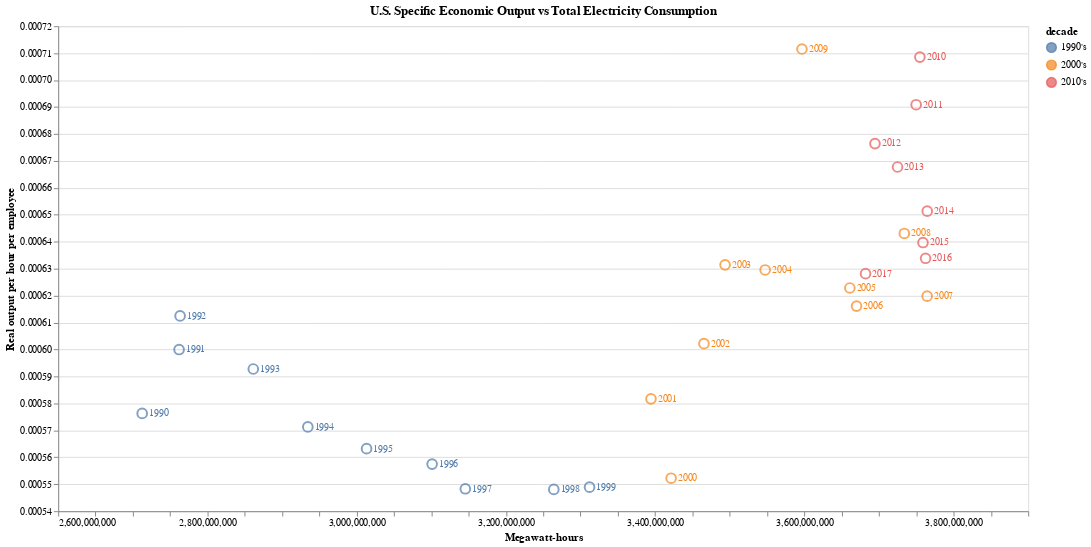

The notebook cell saved with this chart:
### Markdown cell above
---

### Code cell
df_megawatts = df_elec.groupby(["Year"]).agg(sum)["Total", "Sales [Megawatthours]"][:-1].rename("Megawatt-hours")
df_megawatts.index = pd.to_datetime(df_megawatts.index, format="%Y")

df_megawatts = df_megawatts.reset_index()

cmp = df_megawatts.set_index("Year").resample("1Y").last().join(output_per_hour_per_employee2.set_index("date"))
cmp['year'] = cmp.index.map(lambda d: d.year)
cmp['decade'] = cmp.index.map(lambda v: "19{}0's".format(str(v)[2]) if v.year < 2000 else "20{}0's".format(str(v)[2]))


tsee = alt.Chart(cmp.reset_index()).mark_point(color='blue', size=100).encode(
    alt.X('Megawatt-hours:Q', axis=alt.Axis(grid=False), scale=alt.Scale(zero=False, padding=35)),
    alt.Y('SpecificOutput:Q', scale=alt.Scale(zero=False, padding=15), 
          title='Real output per hour per employee'),
    alt.Color('decade:N'),
    alt.Tooltip(['Year:N', 'Megawatt-hours:Q', 'SpecificOutput:Q'])
).properties(
    title="U.S. Specific Economic Output vs Total Electricity Consumption",
    width=1000,
    height=500
)

text = tsee.mark_text(
    align='left',
    baseline='middle',
    dx=7,
    size=10
).encode(
    text='year:N'
)

tsee  + text

### Figure 1 — Vega-Lite specification as saved in the notebook (floating-point values rounded to 4 significant figures)
{"$schema": "https://vega.github.io/schema/vega-lite/v2.4.3.json", "config": {"view": {"height": 300, "width": 400}}, "layer": [{"data": {"values": [{"Megawatt-hours": 2712554662, "SpecificOutput": 0.0005763, "Year": "1990-12-31", "decade": "1990's", "year": 1990}, {"Megawatt-hours": 2762003050, "SpecificOutput": 0.0006, "Year": "1991-12-31", "decade": "1990's", "year": 1991}, {"Megawatt-hours": 2763365474, "SpecificOutput": 0.0006125, "Year": "1992-12-31", "decade": "1990's", "year": 1992}, {"Megawatt-hours": 2861462336, "SpecificOutput": 0.0005928, "Year": "1993-12-31", "decade": "1990's", "year": 1993}, {"Megawatt-hours": 2934562867, "SpecificOutput": 0.0005713, "Year": "1994-12-31", "decade": "1990's", "year": 1994}, {"Megawatt-hours": 3013286575, "SpecificOutput": 0.0005632, "Year": "1995-12-31", "decade": "1990's", "year": 1995}, {"Megawatt-hours": 3101127032, "SpecificOutput": 0.0005575, "Year": "1996-12-31", "decade": "1990's", "year": 1996}, {"Megawatt-hours": 3145610430, "SpecificOutput": 0.0005483, "Year": "1997-12-31", "decade": "1990's", "year": 1997}, {"Megawatt-hours": 3264230749, "SpecificOutput": 0.0005481, "Year": "1998-12-31", "decade": "1990's", "year": 1998}, {"Megawatt-hours": 3312087083, "SpecificOutput": 0.0005489, "Year": "1999-12-31", "decade": "1990's", "year": 1999}, {"Megawatt-hours": 3421414256, "SpecificOutput": 0.0005522, "Year": "2000-12-31", "decade": "2000's", "year": 2000}, {"Megawatt-hours": 3394458107, "SpecificOutput": 0.0005817, "Year": "2001-12-31", "decade": "2000's", "year": 2001}, {"Megawatt-hours": 3465466011, "SpecificOutput": 0.0006022, "Year": "2002-12-31", "decade": "2000's", "year": 2002}, {"Megawatt-hours": 3493734498, "SpecificOutput": 0.0006314, "Year": "2003-12-31", "decade": "2000's", "year": 2003}, {"Megawatt-hours": 3547479479, "SpecificOutput": 0.0006295, "Year": "2004-12-31", "decade": "2000's", "year": 2004}, {"Megawatt-hours": 3660968521, "SpecificOutput": 0.0006228, "Year": "2005-12-31", "decade": "2000's", "year": 2005}, {"Megawatt-hours": 3669918842, "SpecificOutput": 0.0006161, "Year": "2006-12-31", "decade": "2000's", "year": 2006}, {"Megawatt-hours": 3764560731, "SpecificOutput": 0.0006198, "Year": "2007-12-31", "decade": "2000's", "year": 2007}, {"Megawatt-hours": 3733964624, "SpecificOutput": 0.0006431, "Year": "2008-12-31", "decade": "2000's", "year": 2008}, {"Megawatt-hours": 3596795150, "SpecificOutput": 0.0007115, "Year": "2009-12-31", "decade": "2000's", "year": 2009}, {"Megawatt-hours": 3754841377, "SpecificOutput": 0.0007085, "Year": "2010-12-31", "decade": "2010's", "year": 2010}, {"Megawatt-hours": 3749846184, "SpecificOutput": 0.0006909, "Year": "2011-12-31", "decade": "2010's", "year": 2011}, {"Megawatt-hours": 3694649791, "SpecificOutput": 0.0006764, "Year": "2012-12-31", "decade": "2010's", "year": 2012}, {"Megawatt-hours": 3725000000.0, "SpecificOutput": 0.0006677, "Year": "2013-12-31", "decade": "2010's", "year": 2013}, {"Megawatt-hours": 3765000000.0, "SpecificOutput": 0.0006513, "Year": "2014-12-31", "decade": "2010's", "year": 2014}, {"Megawatt-hours": 3759000000.0, "SpecificOutput": 0.0006397, "Year": "2015-12-31", "decade": "2010's", "year": 2015}, {"Megawatt-hours": 3762000000.0, "SpecificOutput": 0.0006339, "Year": "2016-12-31", "decade": "2010's", "year": 2016}, {"Megawatt-hours": 3682000000.0, "SpecificOutput": 0.0006282, "Year": "2017-12-31", "decade": "2010's", "year": 2017}]}, "encoding": {"color": {"field": "decade", "type": "nominal"}, "tooltip": [{"field": "Year", "type": "nominal"}, {"field": "Megawatt-hours", "type": "quantitative"}, {"field": "SpecificOutput", "type": "quantitative"}], "x": {"axis": {"grid": false}, "field": "Megawatt-hours", "scale": {"padding": 35, "zero": false}, "type": "quantitative"}, "y": {"field": "SpecificOutput", "scale": {"padding": 15, "zero": false}, "title": "Real output per hour per employee", "type": "quantitative"}}, "height": 500, "mark": {"color": "blue", "size": 100, "type": "point"}, "title": "U.S. Specific Economic Output vs Total Electricity Consumption", "width": 1000}, {"data": {"values": [{"Megawatt-hours": 2712554662, "SpecificOutput": 0.0005763, "Year": "1990-12-31", "decade": "1990's", "year": 1990}, {"Megawatt-hours": 2762003050, "SpecificOutput": 0.0006, "Year": "1991-12-31", "decade": "1990's", "year": 1991}, {"Megawatt-hours": 2763365474, "SpecificOutput": 0.0006125, "Year": "1992-12-31", "decade": "1990's", "year": 1992}, {"Megawatt-hours": 2861462336, "SpecificOutput": 0.0005928, "Year": "1993-12-31", "decade": "1990's", "year": 1993}, {"Megawatt-hours": 2934562867, "SpecificOutput": 0.0005713, "Year": "1994-12-31", "decade": "1990's", "year": 1994}, {"Megawatt-hours": 3013286575, "SpecificOutput": 0.0005632, "Year": "1995-12-31", "decade": "1990's", "year": 1995}, {"Megawatt-hours": 3101127032, "SpecificOutput": 0.0005575, "Year": "1996-12-31", "decade": "1990's", "year": 1996}, {"Megawatt-hours": 3145610430, "SpecificOutput": 0.0005483, "Year": "1997-12-31", "decade": "1990's", "year": 1997}, {"Megawatt-hours": 3264230749, "SpecificOutput": 0.0005481, "Year": "1998-12-31", "decade": "1990's", "year": 1998}, {"Megawatt-hours": 3312087083, "SpecificOutput": 0.0005489, "Year": "1999-12-31", "decade": "1990's", "year": 1999}, {"Megawatt-hours": 3421414256, "SpecificOutput": 0.0005522, "Year": "2000-12-31", "decade": "2000's", "year": 2000}, {"Megawatt-hours": 3394458107, "SpecificOutput": 0.0005817, "Year": "2001-12-31", "decade": "2000's", "year": 2001}, {"Megawatt-hours": 3465466011, "SpecificOutput": 0.0006022, "Year": "2002-12-31", "decade": "2000's", "year": 2002}, {"Megawatt-hours": 3493734498, "SpecificOutput": 0.0006314, "Year": "2003-12-31", "decade": "2000's", "year": 2003}, {"Megawatt-hours": 3547479479, "SpecificOutput": 0.0006295, "Year": "2004-12-31", "decade": "2000's", "year": 2004}, {"Megawatt-hours": 3660968521, "SpecificOutput": 0.0006228, "Year": "2005-12-31", "decade": "2000's", "year": 2005}, {"Megawatt-hours": 3669918842, "SpecificOutput": 0.0006161, "Year": "2006-12-31", "decade": "2000's", "year": 2006}, {"Megawatt-hours": 3764560731, "SpecificOutput": 0.0006198, "Year": "2007-12-31", "decade": "2000's", "year": 2007}, {"Megawatt-hours": 3733964624, "SpecificOutput": 0.0006431, "Year": "2008-12-31", "decade": "2000's", "year": 2008}, {"Megawatt-hours": 3596795150, "SpecificOutput": 0.0007115, "Year": "2009-12-31", "decade": "2000's", "year": 2009}, {"Megawatt-hours": 3754841377, "SpecificOutput": 0.0007085, "Year": "2010-12-31", "decade": "2010's", "year": 2010}, {"Megawatt-hours": 3749846184, "SpecificOutput": 0.0006909, "Year": "2011-12-31", "decade": "2010's", "year": 2011}, {"Megawatt-hours": 3694649791, "SpecificOutput": 0.0006764, "Year": "2012-12-31", "decade": "2010's", "year": 2012}, {"Megawatt-hours": 3725000000.0, "SpecificOutput": 0.0006677, "Year": "2013-12-31", "decade": "2010's", "year": 2013}, {"Megawatt-hours": 3765000000.0, "SpecificOutput": 0.0006513, "Year": "2014-12-31", "decade": "2010's", "year": 2014}, {"Megawatt-hours": 3759000000.0, "SpecificOutput": 0.0006397, "Year": "2015-12-31", "decade": "2010's", "year": 2015}, {"Megawatt-hours": 3762000000.0, "SpecificOutput": 0.0006339, "Year": "2016-12-31", "decade": "2010's", "year": 2016}, {"Megawatt-hours": 3682000000.0, "SpecificOutput": 0.0006282, "Year": "2017-12-31", "decade": "2010's", "year": 2017}]}, "encoding": {"color": {"field": "decade", "type": "nominal"}, "text": {"field": "year", "type": "nominal"}, "tooltip": [{"field": "Year", "type": "nominal"}, {"field": "Megawatt-hours", "type": "quantitative"}, {"field": "SpecificOutput", "type": "quantitative"}], "x": {"axis": {"grid": false}, "field": "Megawatt-hours", "scale": {"padding": 35, "zero": false}, "type": "quantitative"}, "y": {"field": "SpecificOutput", "scale": {"padding": 15, "zero": false}, "title": "Real output per hour per employee", "type": "quantitative"}}, "height": 500, "mark": {"align": "left", "baseline": "middle", "dx": 7, "size": 10, "type": "text"}, "title": "U.S. Specific Economic Output vs Total Electricity Consumption", "width": 1000}]}
